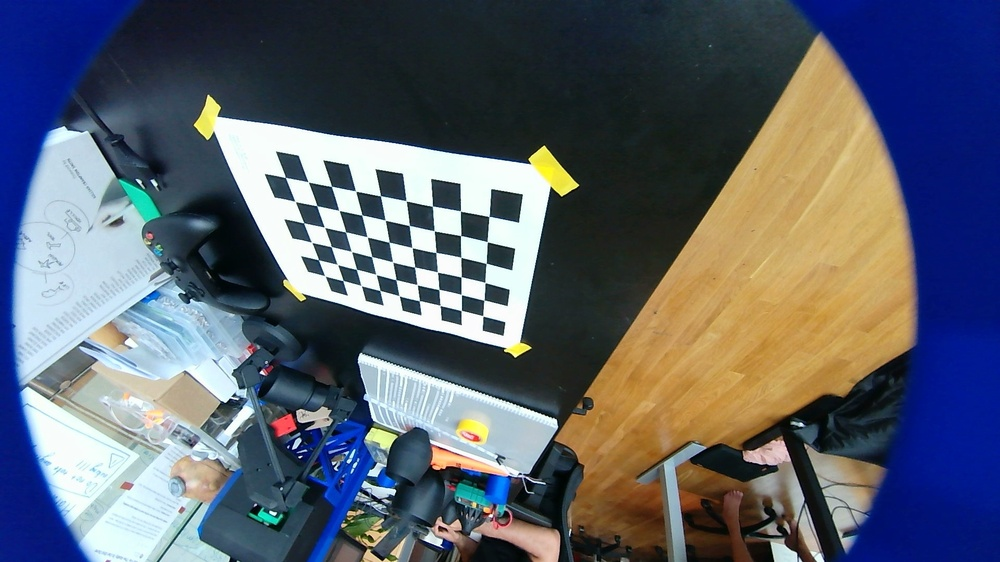
#> input picture images/calibration_000.jpg, 1000 x 562 px, shrunk from 1920 x 1080 before the run; its folder holds 4 pictures in this run
$ python camera_calibration.py
#> lines starting #> are read from the running program, lines starting #| are printed output that depends on the picture
#!/usr/bin/env python3
import cv2
import numpy as np
import os
import glob
import pickle
import argparse

def calibrate_camera(images_dir="./images", pattern_size=(9, 6), square_size=1.0, save_results=True):
    """
    Calibrate camera using chessboard pattern images.

    Args:
        images_dir: Directory containing calibration images
        pattern_size: (width, height) - number of inner corners in chessboard
        square_size: Size of each square in real world units (e.g., mm, cm)
        save_results: Whether to save calibration results to files

    Returns:
        ret: RMS re-projection error
        camera_matrix: 3x3 camera intrinsic matrix
        dist_coeffs: Distortion coefficients
        rvecs: Rotation vectors for each image
        tvecs: Translation vectors for each image
    """
#> called with images_dir = './images', pattern_size = (9, 6), square_size = 1, save_results = True

    # Prepare object points
    objp = np.zeros((pattern_size[0] * pattern_size[1], 3), np.float32)
    objp[:, :2] = np.mgrid[0:pattern_size[0], 0:pattern_size[1]].T.reshape(-1, 2)
    objp *= square_size

    # Arrays to store object points and image points from all images
    objpoints = []  # 3D points in real world space
    imgpoints = []  # 2D points in image plane

    # Get list of calibration images
    image_files = glob.glob(os.path.join(images_dir, "*.jpg"))
    image_files.extend(glob.glob(os.path.join(images_dir, "*.png")))

    if not image_files:
        print(f"No images found in {images_dir}")
        return None, None, None, None, None

    print(f"Found {len(image_files)} images for calibration")

    successful_images = 0

    for fname in image_files:
        img = cv2.imread(fname)
#> img is the input picture: shape (562, 1000, 3); mean B, G, R 108.5, 97.7, 91.9
        if img is None:
            print(f"Could not read image: {fname}")
            continue

        gray = cv2.cvtColor(img, cv2.COLOR_BGR2GRAY)
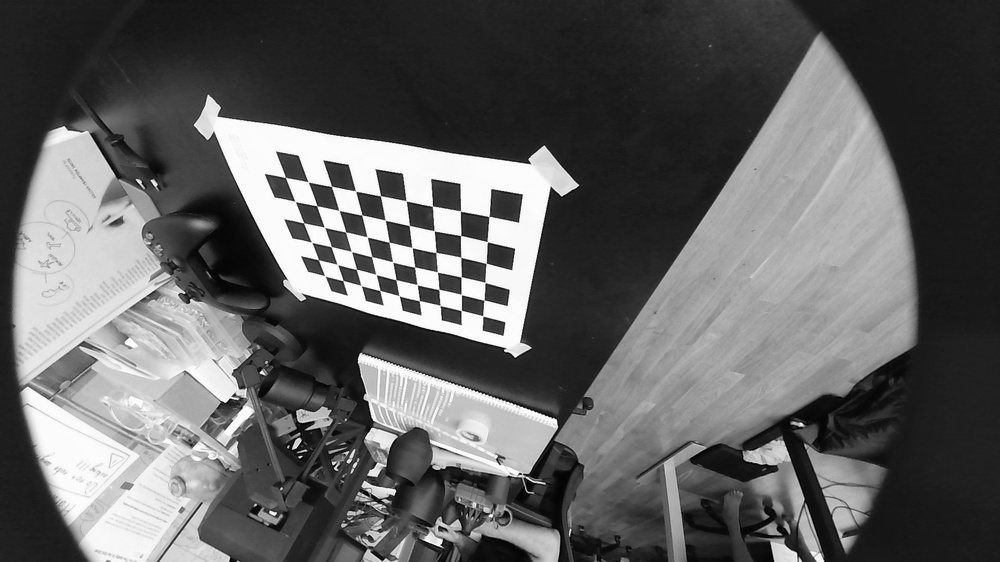
#> gray: shape (562, 1000); min 0, max 255, mean 97.2

        # Find the chessboard corners
        ret, corners = cv2.findChessboardCorners(gray, pattern_size, None)
#> ret = True; corners = 54 rows, first 8: [482.9, 316], [461.2, 310.5], [440.1, 305.4], [419.2, 300.8], [399.2, 295.7], [379.8, 290.4], [361.2, 285.6], [342.9, 280.4]

        if ret:
            objpoints.append(objp)

            # Refine corner positions
            criteria = (cv2.TERM_CRITERIA_EPS + cv2.TERM_CRITERIA_MAX_ITER, 30, 0.001)
            corners2 = cv2.cornerSubPix(gray, corners, (11, 11), (-1, -1), criteria)
#> corners2 = 54 rows, first 8: [482.8, 315.8], [461.3, 310.7], [440, 305.4], [419.8, 303.8], [399.1, 295.7], [380.9, 294.1], [361.1, 285.5], [344.2, 284.7]
            imgpoints.append(corners2)

            successful_images += 1
            print(f"✓ Found corners in {os.path.basename(fname)}")
        else:
            print(f"✗ Could not find corners in {os.path.basename(fname)}")
#> pass 2 of the loop in calibrate_camera, `for fname in image_files:`:
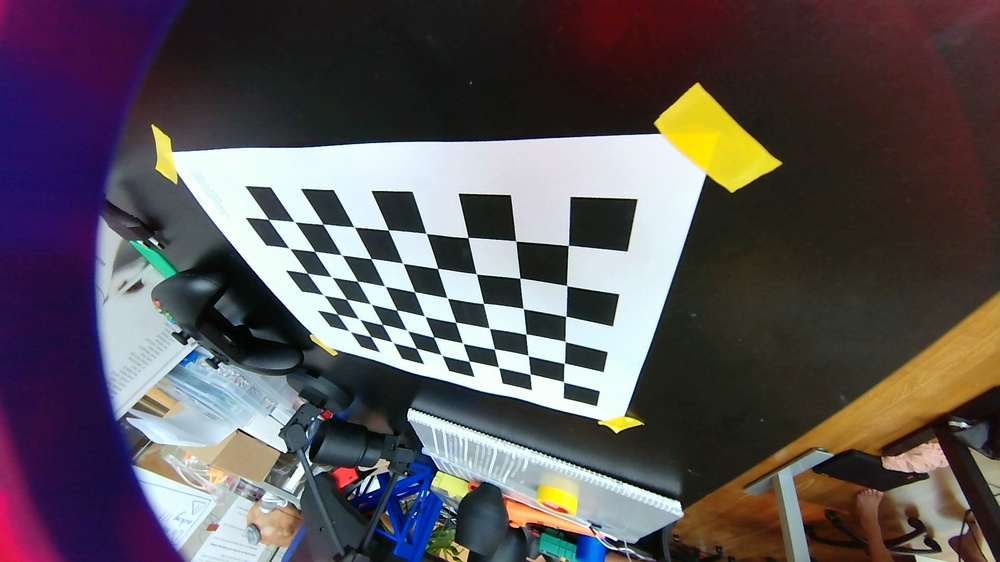
#> input picture images/calibration_001.jpg, 1000 x 562 px, shrunk from 1920 x 1080 before the run
#> in calibrate_camera, img is the input picture: shape (562, 1000, 3); mean B, G, R 87.7, 84.7, 91.3
#> in calibrate_camera, `gray = cv2.cvtColor(img, cv2.COLOR_BGR2GRAY)`:
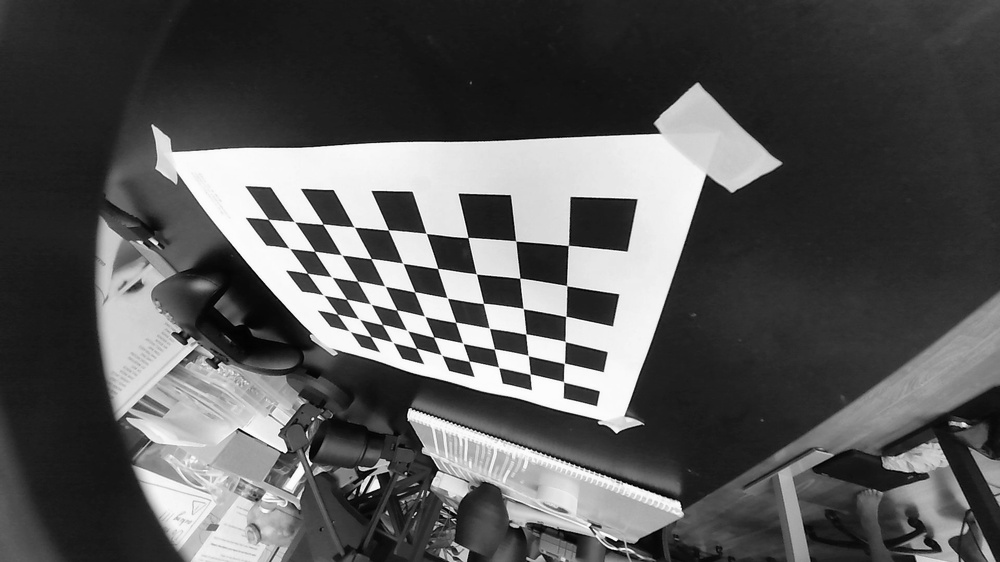
#> gray: shape (562, 1000); min 0, max 255, mean 87.1
#> corners = 54 rows, first 8: [563.5, 381.7], [530, 374.3], [498.7, 367.5], [469.1, 361.2], [441.4, 354.7], [416.2, 348.3], [392.5, 342], [370.5, 336.5]
#> corners2 = 54 rows, first 8: [563.6, 381.8], [530.2, 374.1], [498.6, 367.3], [469.2, 361.4], [441.5, 355], [418.9, 353.5], [392.6, 342.4], [373.7, 342.2]
#> pass 3 of the loop in calibrate_camera, `for fname in image_files:`:
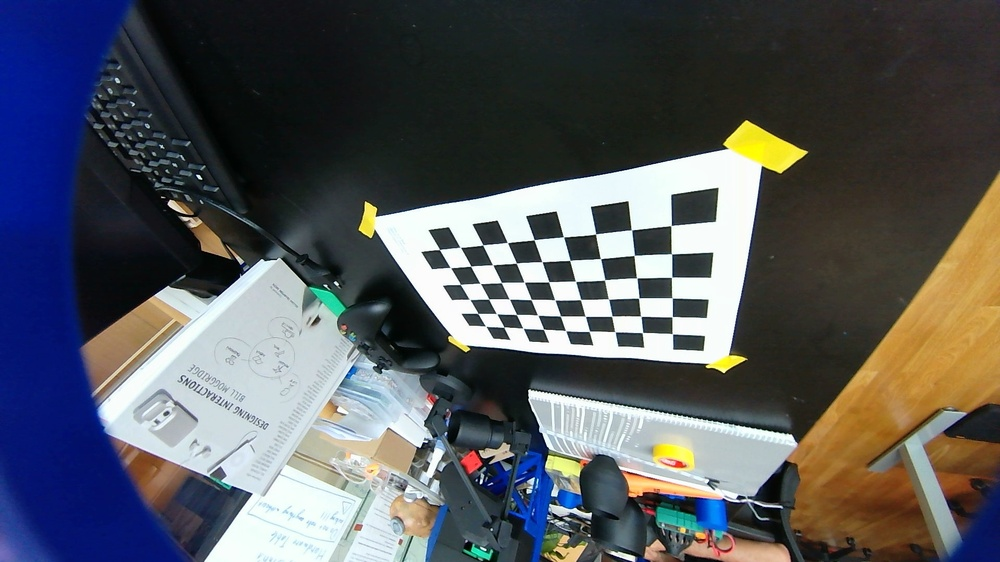
#> input picture images/calibration_002.jpg, 1000 x 562 px, shrunk from 1920 x 1080 before the run
#> in calibrate_camera, img is the input picture: shape (562, 1000, 3); mean B, G, R 92.3, 88.2, 85.9
#> in calibrate_camera, `gray = cv2.cvtColor(img, cv2.COLOR_BGR2GRAY)`:
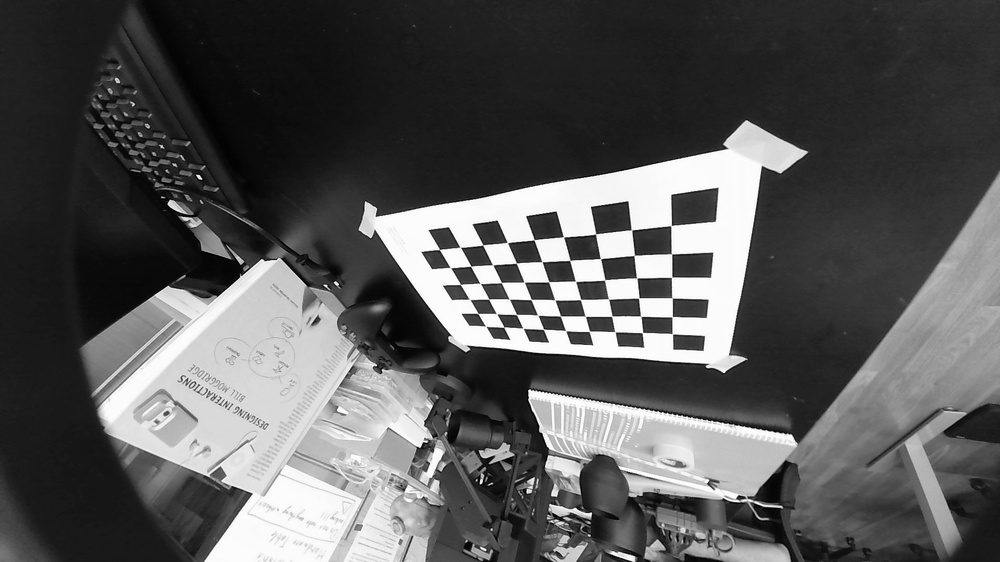
#> gray: shape (562, 1000); min 0, max 255, mean 87.9
#> corners = 54 rows, first 8: [672.5, 333.9], [642.4, 332.6], [615.1, 331.8], [589.4, 331.2], [565.7, 330.7], [543.5, 329.1], [523.1, 328.2], [503.8, 327.1]
#> corners2 = 54 rows, first 8: [672.3, 333.6], [642.5, 332.6], [614.8, 331.8], [589.4, 331.3], [565.6, 330.6], [545.3, 332.7], [523, 328.3], [505.7, 330.9]
#> the loop made 4 passes; the first 3 are shown

    if successful_images < 3:
        print(f"Error: Need at least 3 successful images for calibration. Got {successful_images}")
        return None, None, None, None, None

    print(f"\nCalibrating camera with {successful_images} images...")

    # Calibrate camera
    img_shape = gray.shape[::-1]  # (width, height)
#> img_shape = (1000, 562)
    ret, mtx, dist, rvecs, tvecs = cv2.calibrateCamera(objpoints, imgpoints, img_shape, None, None)

    if ret:
        print(f"✓ Camera calibration successful!")
        print(f"RMS re-projection error: {ret:.6f}")
        print(f"\nCamera Matrix (intrinsics):")
        print(mtx)
        print(f"\nDistortion Coefficients:")
        print(dist.ravel())

        # Calculate reprojection error
        mean_error = 0
        for i in range(len(objpoints)):
            imgpoints2, _ = cv2.projectPoints(objpoints[i], rvecs[i], tvecs[i], mtx, dist)
            error = cv2.norm(imgpoints[i], imgpoints2, cv2.NORM_L2) / len(imgpoints2)
            mean_error += error

        mean_error /= len(objpoints)
        print(f"Mean reprojection error: {mean_error:.6f}")

        if save_results:
            # Save calibration results
            calibration_data = {
                'camera_matrix': mtx,
                'dist_coeffs': dist,
                'rvecs': rvecs,
                'tvecs': tvecs,
                'rms_error': ret,
                'mean_error': mean_error,
                'image_shape': img_shape,
                'successful_images': successful_images
            }

            with open('camera_calibration.pkl', 'wb') as f:
                pickle.dump(calibration_data, f)

            # Save as numpy files too
            np.save('camera_matrix.npy', mtx)
            np.save('dist_coeffs.npy', dist)

            print(f"\n✓ Calibration data saved to:")
            print(f"  - camera_calibration.pkl")
            print(f"  - camera_matrix.npy")
            print(f"  - dist_coeffs.npy")

    return ret, mtx, dist, rvecs, tvecs

def test_calibration(camera_matrix, dist_coeffs, test_image=None):
    """Test calibration by undistorting an image"""
    if test_image is None:
        # Try to use the first calibration image as test
        test_files = glob.glob("./images/*.jpg")
        if not test_files:
            test_files = glob.glob("./images/*.png")
        if not test_files:
            print("No test images found")
            return
        test_image = test_files[0]

    img = cv2.imread(test_image)
    if img is None:
        print(f"Could not read test image: {test_image}")
        return

    h, w = img.shape[:2]
    newcameramtx, roi = cv2.getOptimalNewCameraMatrix(camera_matrix, dist_coeffs, (w, h), 1, (w, h))

    # Undistort image
    dst = cv2.undistort(img, camera_matrix, dist_coeffs, None, newcameramtx)

    # Crop the image
    x, y, w, h = roi
    dst = dst[y:y+h, x:x+w]

    # Save result
    cv2.imwrite('undistorted_test.jpg', dst)
    print(f"✓ Test undistortion saved as 'undistorted_test.jpg'")

if __name__ == "__main__":
    parser = argparse.ArgumentParser(description="Calibrate camera using chessboard images")
    parser.add_argument("-i", "--images_dir", type=str, default="./images",
                       help="Directory containing calibration images")
    parser.add_argument("-w", "--width", type=int, default=9,
                       help="Number of inner corners in width (default: 9)")
    parser.add_argument("-H", "--height", type=int, default=6,
                       help="Number of inner corners in height (default: 6)")
    parser.add_argument("-s", "--square_size", type=float, default=1.0,
                       help="Size of each square in real world units (default: 1.0)")
    parser.add_argument("--test", action="store_true",
                       help="Test calibration with undistortion")

    args = parser.parse_args()

    pattern_size = (args.width, args.height)

    ret, mtx, dist, rvecs, tvecs = calibrate_camera(
        args.images_dir,
        pattern_size,
        args.square_size
    )

    if ret is not None and args.test:
        test_calibration(mtx, dist)
